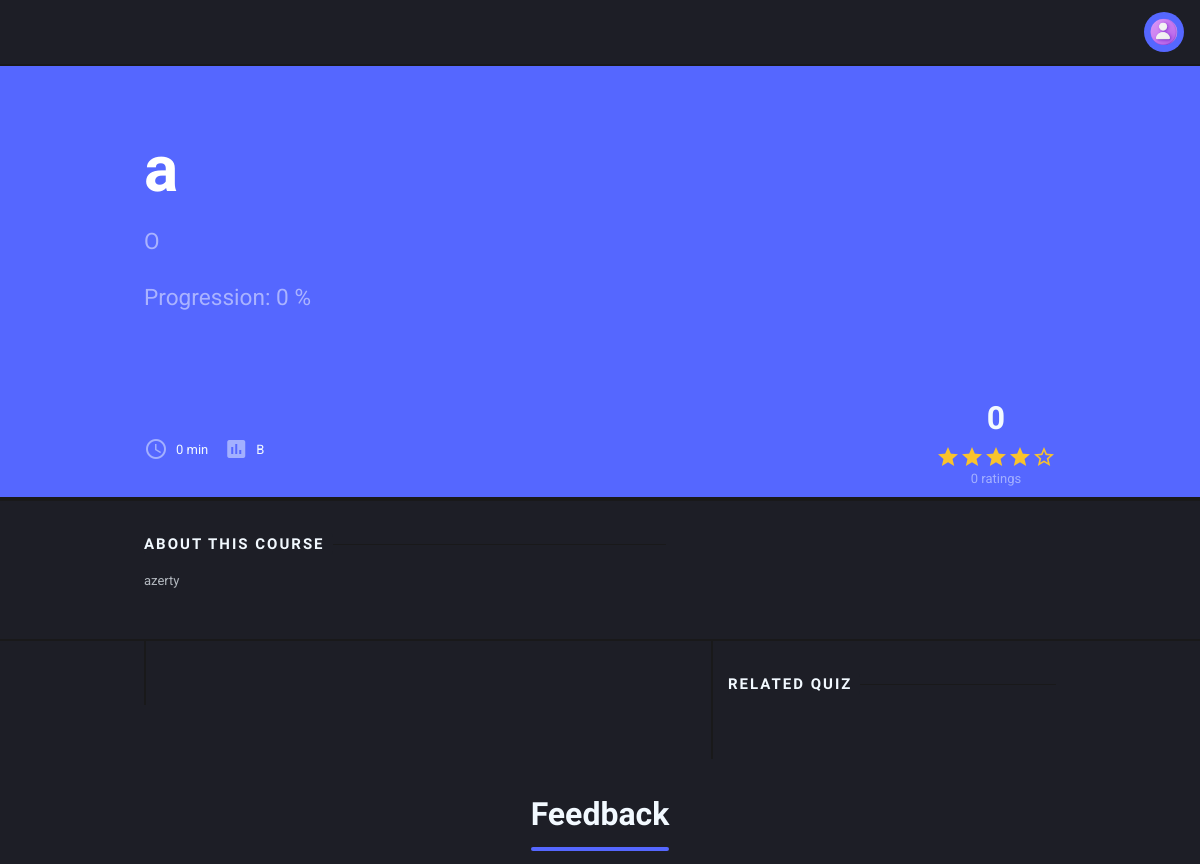
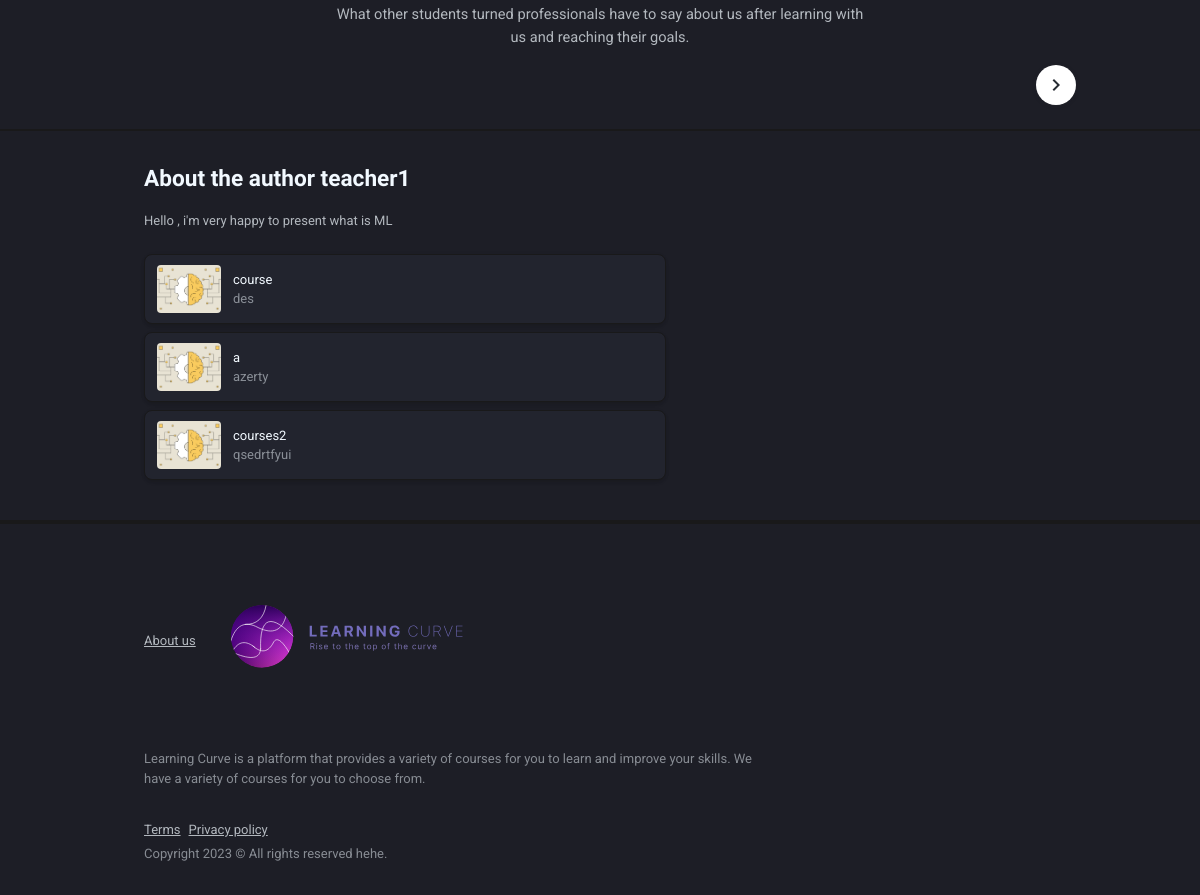
The page /learningcurveapp/course/student/2 (signed in) on the database as committed earlier (2 pictures, top to bottom).
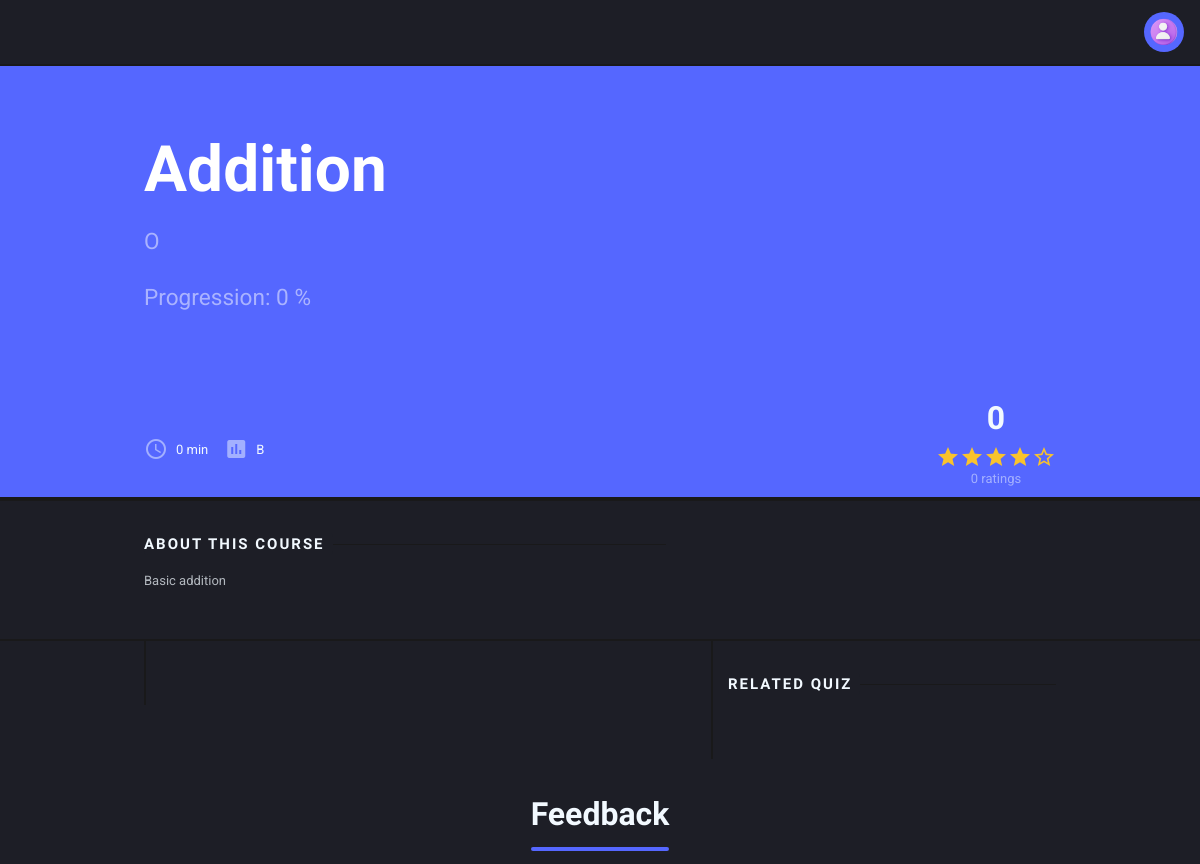
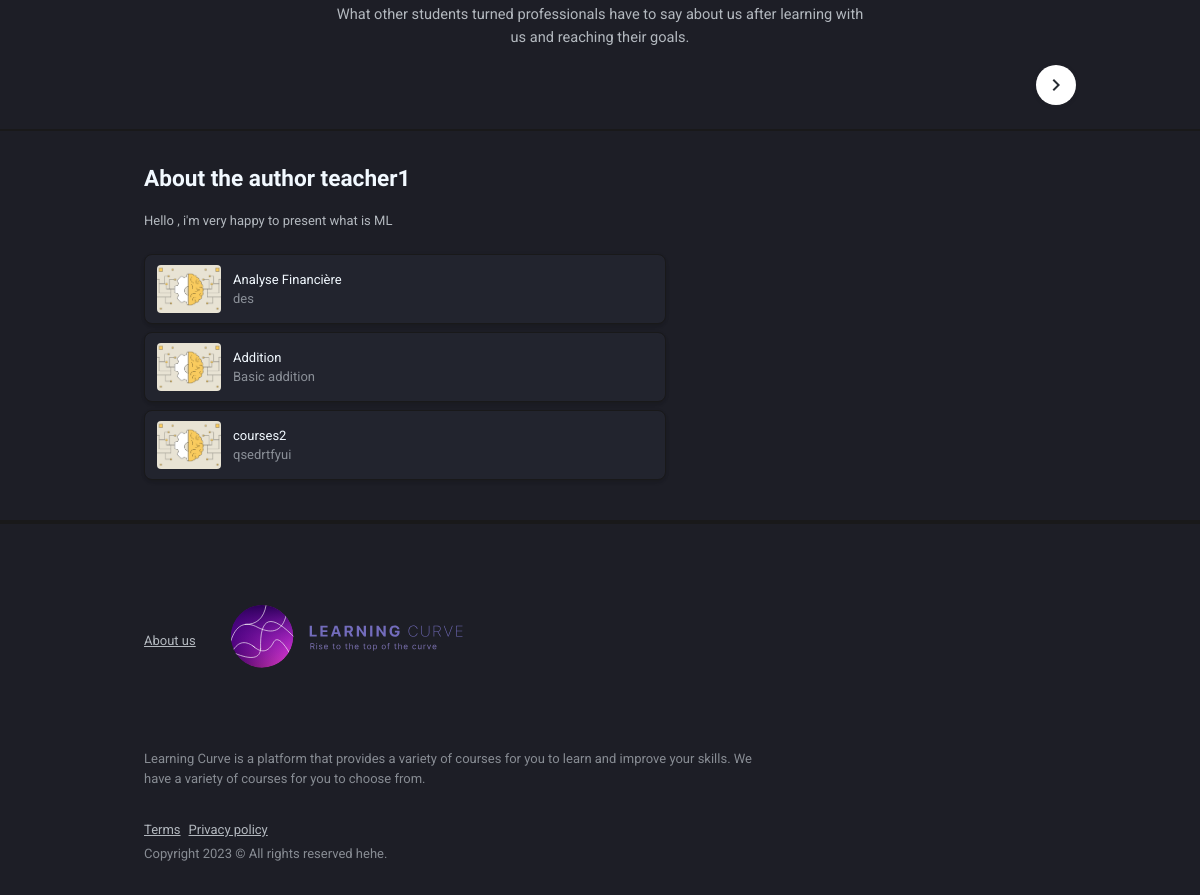
The same page on the database as committed later (2 pictures, top to bottom).
### learningcurveapp/models.py (models this page shows, shortened)
class Course(models.Model):
    title = models.CharField(max_length=100)
    description = models.TextField()
    author = models.ForeignKey(Author, on_delete=models.CASCADE, related_name='course_author')
    topic = models.CharField(choices=TOPIC, max_length=10, default='O')
    difficulty = models.CharField(choices=LEVELS, max_length=1, default='B')
    subtitle = models.CharField(max_length=300, default='O')

class Author(models.Model):
    user = models.OneToOneField(User, on_delete=models.CASCADE)
    description = models.TextField( default='')
    profile=models.ImageField(null=True)
    def __str__(self) -> str:
            return  self.user.__str__()

### learningcurveapp/views.py (the view)
# urls.py: path('course/<str:role>/<int:id>', views.course, name='course'),
@login_required
def course(request,role,id):
    course=Course.objects.get(id=id)
    chapters=Chapter.objects.filter(course=id).order_by('number').values().distinct()
    print(chapters)
    others_course=Course.objects.filter(author=course.author)[:3]
    course_rates = CourseRate.objects.filter(course=course)
    if(course_rates.count()!=0):
        review_count = CourseRate.objects.filter(course_id=id).count()
        review_avg = CourseRate.objects.filter(course=course).aggregate(Avg('result'))['result__avg']
    else:
        review_count = 0
        review_avg = 0
    if(chapters.count()!=0):
        time=chapters.aggregate(total_duree=models.Sum('time'))['total_duree']
        if( role=='student' ):
            student = Student.objects.get(user=request.user)
            chapter_completes = set(student.course_completions_student.filter(chapter__course=course).values_list('chapter_id', flat=True))
            progression=int(len(chapter_completes)/chapters.count()*100)
    else:
        chapter_completes=None
        progression=0
        time=0
    return render(request, 'learningcurveapp/course.html',{'role':role,'course':course,'chapters':chapters,'time':time,
                                                            'course_rates':course_rates,'others_course':others_course,
                                                             'review_count':review_count,'review_avg':review_avg,'chapter_completes':chapter_completes,
                                                             'progression':progression})

### learningcurveapp/templates/learningcurveapp/course.html (shortened to what the changed rows need)
<!DOCTYPE html>
<html lang="en"
      dir="ltr"
      class="dark-mode">
<head>
    {% load static %}
    <link type="text/css"
          href="https://cdnjs.cloudflare.com/ajax/libs/spinkit/1.2.5/spinkit.min.css"
          rel="stylesheet">
    <link type="text/css"
          href="https://cdnjs.cloudflare.com/ajax/libs/jquery.perfect-scrollbar/1.5.2/css/perfect-scrollbar.min.css"
          rel="stylesheet">
    <link type="text/css"
          href="https://cdnjs.cloudflare.com/ajax/libs/font-awesome/5.15.3/css/all.min.css"
          rel="stylesheet">
    <link type="text/css"
          href="{% static 'learningcurveapp/css/preloader.css' %}"
          rel="stylesheet">
    <link type="text/css"
          href="{% static 'learningcurveapp/css/app.css' %}"
          rel="stylesheet">
    <link type="text/css"
          href="{% static 'learningcurveapp/css/dark.css' %}"
          rel="stylesheet">
</head>
<body class="layout-app ">
<div class="mdk-drawer-layout js-mdk-drawer-layout"
     data-push
     data-responsive-width="992px">
    <div class="mdk-drawer-layout__content page-content">
        <div class="mdk-box bg-primary mdk-box--bg-gradient-primary2 js-mdk-box mb-0"
             data-effects="blend-background">
            <div class="mdk-box__content">
                <div class="hero py-64pt text-center text-sm-left">
                    <div class="container page__container">
                        <h1 class="text-white">{{course.title}}</h1>
                        <p class="lead text-white-50 measure-hero-lead mb-24pt">{{course.subtitle}}</p>
                        {% if role == 'teacher' %}
                        <a href="{% url 'teacher-addchapter' id=course.id %}"
                           class="btn btn-white">Add new chapter</a>
                        {% elif role == 'student' %}
                        <p class="lead text-white-50 measure-hero-lead mb-24pt">Progression: {{progression}}  %</p>
                        {% endif %}
                    </div>
                </div>
                <div class="navbar navbar-expand-sm navbar-dark border-bottom-2 navbar-list p-0 m-0 align-items-center">
                    <div class="container page__container">
                        <ul class="nav navbar-nav flex align-items-sm-center">
                            <li class="nav-item navbar-list__item">
                                <i class="material-icons text-muted icon--left">schedule</i>
                                {{time}} min
                            </li>
                            <li class="nav-item navbar-list__item">
                                <i class="material-icons text-muted icon--left">assessment</i>
                                {{course.difficulty}}
                            </li>
                            <li class="nav-item ml-sm-auto text-sm-center flex-column navbar-list__item">
                                <h2 class="lh-1 mb-0">{{review_avg}} </h2><br>
                                <div class="rating rating-24">
                                </div>
                                <p class="lh-1 mb-0"><small class="text-muted">{{review_count}} ratings</small></p>
                            </li>
                        </ul>
                    </div>
                </div>
            </div>
        </div>
        <div class="page-section  border-top-2 border-bottom-2">
            <div class="container page__container">
                <div class="row ">
                    <div class="col-md-7">
                        <div class="page-separator">
                            <div class="page-separator__text">About this course</div>
                        </div>
                        <p class="text-70">{{course.description}}
                        </p>
                    </div>
                </div>
            </div>
        </div>
        <div class="page-section border-bottom-2">
            <div class="container">
                <div class="page-headline text-center">
                    <h2>Feedback</h2>
                </div>
            </div>
        </div>
        {% if role == 'student' %}
        <div class="page-section  border-bottom-2">
            <div class="container">
                <div class="row">
                    <div class="col-md-7 mb-24pt mb-md-0">
                        <h4>About the author {{course.author}}</h4>
                        <p class="text-70 mb-24pt">{{course.author.description}}</p>
                        {% for oc in others_course %}
                        <div class="card card-sm mb-8pt">
                            <div class="card-body d-flex align-items-center">
                                <a href="{% url 'course'  id=oc.id role=role %}"
                                   class="avatar avatar-4by3 mr-12pt">
                                    <img src="{% static 'learningcurveapp/images/paths/Machine-learning-def-.png' %}"
                                         alt="Machine Learning Routing In-Depth"
                                         class="avatar-img rounded">
                                </a>
                                <div class="flex">
                                    {{oc.title}}
                                    <div class="d-flex align-items-center">
                                        <small class="text-muted">{{oc.description}}</small>
                                    </div>
                                </div>
                            </div>
                        </div>
                        {% endfor %}
                    </div>
                    <div class="col-md-5 pt-sm-32pt pt-md-0 d-flex flex-column align-items-center justify-content-start">
                    </div>
                </div>
            </div>
        </div>
        {% endif%}
    </div>
</div>
</body>
</html>

Rows that differ between the two databases and show on the page:
changed Course "teacher1": title "a" → "Addition"; description "azerty" → "Basic addition"
changed Course "des": title "course" → "Analyse Financière"
